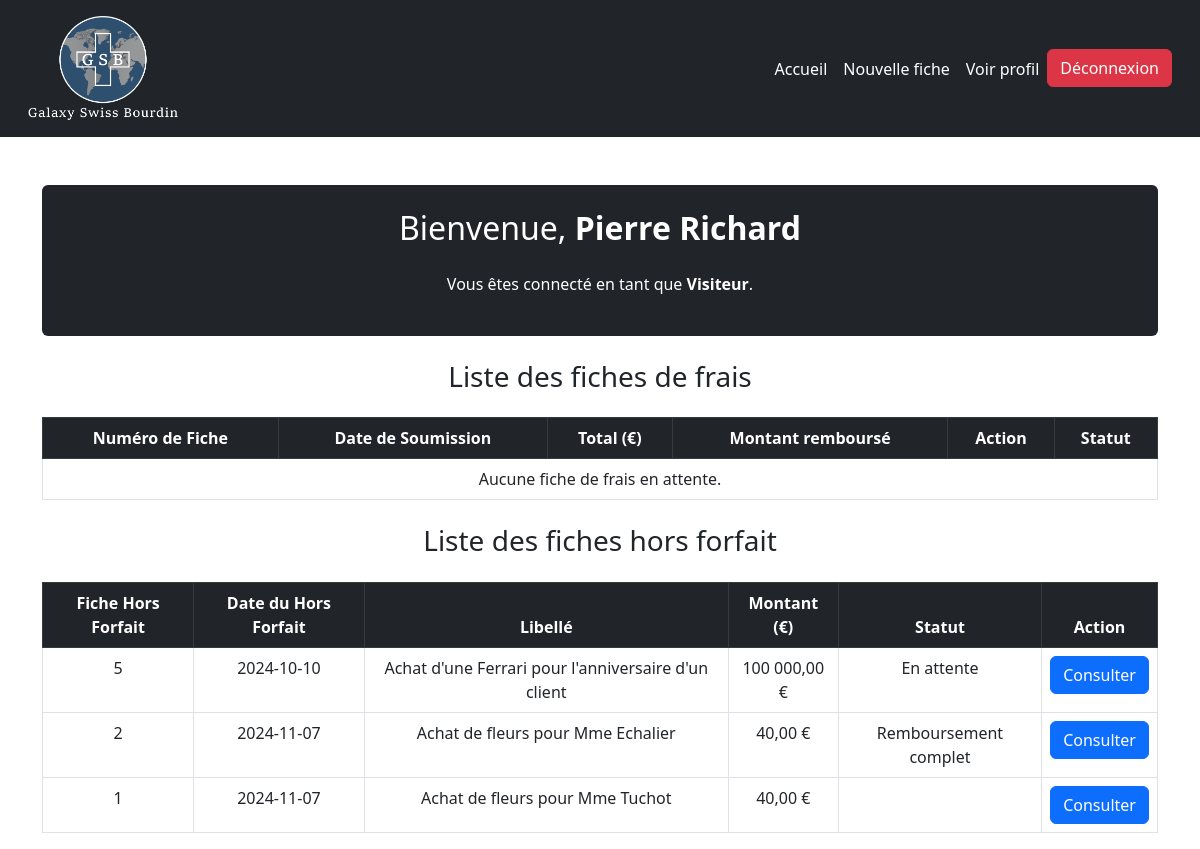
The app's page /dashboardVisiteur.php (signed in) with its own data.
### tables this page shows
CREATE TABLE `hors_forfait` (
  `id_hors_forfait` int NOT NULL,
  `date_hors_forfait` date NOT NULL,
  `libelle` varchar(255) NOT NULL,
  `montant` decimal(10,2) NOT NULL,
  `justificatif` varchar(255) NOT NULL,
  `statut` varchar(255) DEFAULT NULL,
  `montant_rembourse` decimal(10,2) NOT NULL,
  `id_visiteur` int DEFAULT NULL
);

### dashboardVisiteur.php (the view, shortened to what this page needs)
<?php
$prenom = $_SESSION['prenom'];
$nom = $_SESSION['nom'];
$role = $_SESSION['nom_role'];
$id = $_SESSION['id'];
$host = 'collaiw225.mysql.db';
$dbname = 'collaiw225';
$username = 'collaiw225';
$password = '1234Azer';
try {
    $pdo = new PDO("mysql:host=$host;dbname=$dbname;charset=utf8", $username, $password);
    $pdo->setAttribute(PDO::ATTR_ERRMODE, PDO::ERRMODE_EXCEPTION);
    $stmt = $pdo->prepare("SELECT * FROM fiche_frais
                            WHERE statut = 'En attente' AND id_visiteur = :id
                            ORDER BY `n°fiche_frais` DESC");
    $stmt->execute([':id' => $id]);
    $fiches = $stmt->fetchAll(PDO::FETCH_ASSOC);
    $stmt_hors_forfait = $pdo->prepare("SELECT *
                                        FROM hors_forfait
                                        WHERE id_visiteur = :id
                                        ORDER BY id_hors_forfait DESC;");
    $stmt_hors_forfait->execute([':id' => $id]);
    $hors_forfait = $stmt_hors_forfait->fetchAll(PDO::FETCH_ASSOC);
} catch (PDOException $e) {
    echo "Erreur : " . $e->getMessage();
}
?>
<!DOCTYPE html>
<html lang="fr">
<head>
    <link href="https://cdn.jsdelivr.net/npm/bootstrap@5.3.0/dist/css/bootstrap.min.css" rel="stylesheet">
</head>
<body class="bg-white text-white">
<nav class="navbar navbar-expand-lg navbar-dark bg-dark p-3">
    <div class="container-fluid">
    <img src="assets\images\Fichier 1.png" alt="Logo" width="150" height="auto" class="d-inline-block align-text-center">
        <div class="collapse navbar-collapse" id="navbarNav">
            <ul class="navbar-nav ms-auto">
                <li class="nav-item">
                    <a class="nav-link text-white" href="dashboardVisiteur.php">Accueil</a>
                </li>
                <li class="nav-item">
                    <a class="nav-link text-white" href="saisieFrais.php">Nouvelle fiche</a>
                </li>
                <li class="nav-item">
                <a class="nav-link text-white" href="profilVisiteur.php?id=<?= $_SESSION['id'] ?>">Voir profil</a>
                </li>
                <li class="nav-item">
                    <form action="logout.php" method="post" class="d-inline">
                        <button type="submit" class="btn btn-danger">Déconnexion</button>
                    </form>
                </li>
            </ul>
        </div>
    </div>
</nav>
<div class="container mt-5">
    <div class="bg-dark p-4 rounded text-white">
        <h2 class="text-center mb-4">Bienvenue, <strong><?= htmlspecialchars($prenom) . " " . htmlspecialchars($nom)?></strong></h2>
        <p class="text-center">Vous êtes connecté en tant que <strong><?= htmlspecialchars($role) ?></strong>.</p>
    </div>
</div>
<div class="container mt-4">
    <h3 class="text-center mb-4 text-dark">Liste des fiches de frais</h3>
    <table class="table table-bordered text-center">
        <thead class="table-dark">
            <tr>
                <th>Numéro de Fiche</th>
                <th>Date de Soumission</th>
                <th>Total (€)</th>
                <th>Montant remboursé</th>
                <th>Action</th>
                <th>Statut</th>
            </tr>
        </thead>
        <tbody>
            <?php if (!empty($fiches)) : ?>
                <?php foreach ($fiches as $fiche) : ?>
                    <tr>
                        <td><?= htmlspecialchars($fiche['n°fiche_frais']); ?></td>
                        <td><?= htmlspecialchars($fiche['date_soumission']); ?></td>
                        <td><?= number_format($fiche['total'], 2, ',', ' '); ?> €</td>
                        <td><?= htmlspecialchars($fiche['montant_rembourse']); ?> €</td>
                        <td><?= htmlspecialchars($fiche['statut']); ?></td>
                        <td>
                            <a href="consultationFrais.php?fiche_id=<?= $fiche['n°fiche_frais']; ?>" class="btn btn-primary">Consulter</a>
                        </td>
                    </tr>
                <?php endforeach; ?>
            <?php else : ?>
                <tr>
                    <td colspan="10">Aucune fiche de frais en attente.</td>
                </tr>
            <?php endif; ?>
        </tbody>
    </table>
</div>
<div class="container mt-4">
    <h3 class="text-center mb-4 text-dark">Liste des fiches hors forfait</h3>
    <table class="table table-bordered text-center">
        <thead class="table-dark">
            <tr>
                <th>Fiche Hors Forfait</th>
                <th>Date du Hors Forfait</th>
                <th>Libellé</th>
                <th>Montant (€)</th>
                <th>Statut</th>
                <th>Action</th>
            </tr>
        </thead>
        <tbody>
            <?php if (!empty($hors_forfait)) : ?>
                <?php foreach ($hors_forfait as $hf) : ?>
                    <tr>
                        <td><?= htmlspecialchars($hf['id_hors_forfait']); ?></td>
                        <td><?= htmlspecialchars($hf['date_hors_forfait']); ?></td>
                        <td><?= htmlspecialchars($hf['libelle']); ?></td>
                        <td><?= number_format($hf['montant'], 2, ',', ' '); ?> €</td>
                        <td><?= htmlspecialchars($hf['statut']); ?></td>
                        <td>
                            <a href="consultationHorsForfait.php?hf_id=<?= $hf['id_hors_forfait']; ?>" class="btn btn-primary">Consulter</a>
                        </td>
                    </tr>
                <?php endforeach; ?>
            <?php else : ?>
                <tr>
                    <td colspan="6">Aucun hors forfait enregistré.</td>
                </tr>
            <?php endif; ?>
        </tbody>
    </table>
</div>
</body>
</html>

### records on screen
hors_forfait: id_hors_forfait "5", date_hors_forfait "2024-10-10", libelle "Achat d'une Ferrari pour l'anniversaire d'un client", montant "100 000,00", statut "En attente"
hors_forfait: id_hors_forfait "2", date_hors_forfait "2024-11-07", libelle "Achat de fleurs pour Mme Echalier", montant "40,00", statut "Remboursement complet"
hors_forfait: id_hors_forfait "1", date_hors_forfait "2024-11-07", libelle "Achat de fleurs pour Mme Tuchot", montant "40,00"

### other values on screen
$prenom "Pierre"
$nom "Richard"
$role "Visiteur"
